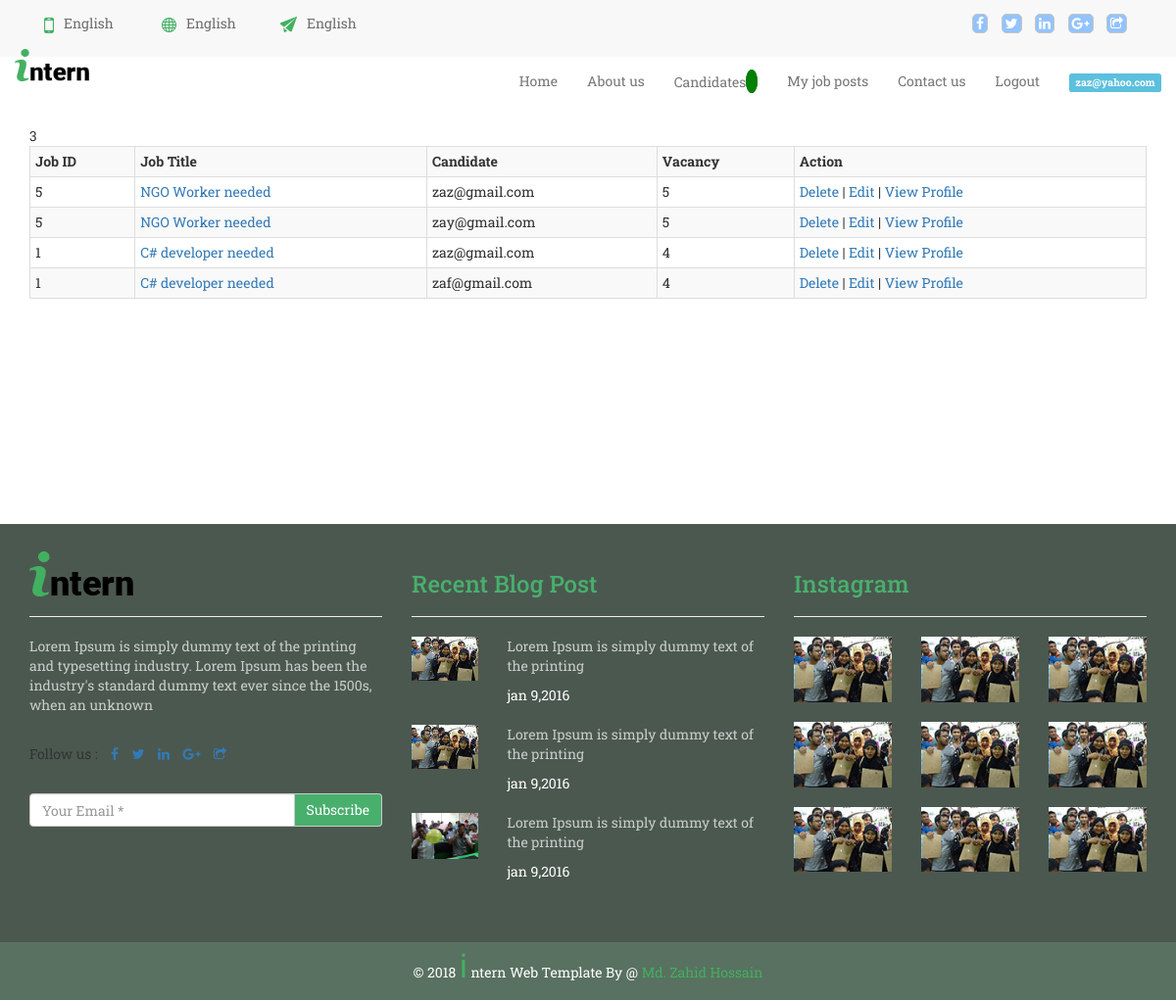
/candidates.php (signed in), run on the app's committed database.
### tables this page shows
CREATE TABLE `applicant` (
  `id` int(11) NOT NULL,
  `cMail` varchar(32) NOT NULL,
  `jobId` int(11) NOT NULL
);

CREATE TABLE `jobpost` (
  `id` int(11) NOT NULL,
  `title` text NOT NULL,
  `empId` int(11) NOT NULL,
  `companyName` varchar(32) NOT NULL,
  `vacancy` varchar(10) NOT NULL,
  `context` text NOT NULL,
  `description` text NOT NULL,
  `empStatus` varchar(10) NOT NULL,
  `eduRequirement` text NOT NULL,
  `expRequirement` text NOT NULL,
  `addRequirement` text NOT NULL,
  `jobLocation` text NOT NULL,
  `salary` int(10) NOT NULL,
  `degree` varchar(32) NOT NULL,
  `browseCatg` varchar(32) NOT NULL,
  `postTime` date NOT NULL,
  `expDate` date DEFAULT NULL,
  `deletedAt` timestamp NULL DEFAULT NULL
);

### candidates.php (the view, shortened to what this page needs)
<?php
include "includes/header.php";
include "includes/head.php";
include "includes/navbar.php";
?>
    <div class="container">
<table class="table table-striped table-bordered table-condensed">
		<tr>
        <th>Job ID</th>
        <th>Job Title</th>
        <th>Candidate</th>
        <th>Vacancy</th>
        <th>Action</th>
		</tr>
    <?php
require "config.php";
    $statement = "select * from employer where eMail = '$en' ";
    $result = mysqli_query($conn,$statement);
    if(mysqli_num_rows($result) > 0){
        while($row = mysqli_fetch_assoc($result)){
            $eId = $row['eId'];
            $query = "select * from jobpost where empId = '$eId' AND deletedAt is null order by id desc ";
            $output = mysqli_query($conn,$query);
            if(mysqli_num_rows($output) > 0){
                while($row = mysqli_fetch_assoc($output)){
                    $id = $row['id'];
                    $jobTitle =$row['title'];
                    $vacancy = $row['vacancy'];
                    $statement = "select * from applicant where jobId = '$id' ";
                    $result = mysqli_query($conn,$statement);
                    $count = mysqli_num_rows($result);
                    if($count > 0){
                        while($row = mysqli_fetch_assoc($result)){
                            echo "<tr>";
                            echo "<td>".$row['jobId']."</td>";
                            echo "<td> <a href=\"singleJob.php?id=$id\">$jobTitle</a> </td>";
                            echo "<td>".$row['cMail']."</td>";
                            echo "<td>".$vacancy."</td>";
                            echo "<td><a href=\"empPostDelete.php?id=$row[id]\" onClick=\"return confirm('Are you sure you want to delete?')\">Delete</a> | <a href=\"editv.php?id=$row[id]\">Edit</a> | <a href=\"candProfile.php?user=$row[cMail]\">View Profile</a></td>";
                            echo "</tr>";
                        }
                    }
                }
            }
        }
    }
?>
        </table>
</div>
    <?php include "includes/last.php"; ?>
    <?php include "includes/footer.php"; ?>

### css/style.css (style rules this page uses)
body { font-family: 'Roboto Slab', serif; }

### data on the page
jobpost: title "NGO Worker needed", vacancy "5"
applicant: jobId "5", cMail "zaz@gmail.com"
applicant: jobId "5", cMail "zay@gmail.com"
jobpost: title "C# developer needed", vacancy "4"
applicant: jobId "1", cMail "zaz@gmail.com"
applicant: jobId "1", cMail "zaf@gmail.com"

### other printed values
$en "zaz@yahoo.com"
